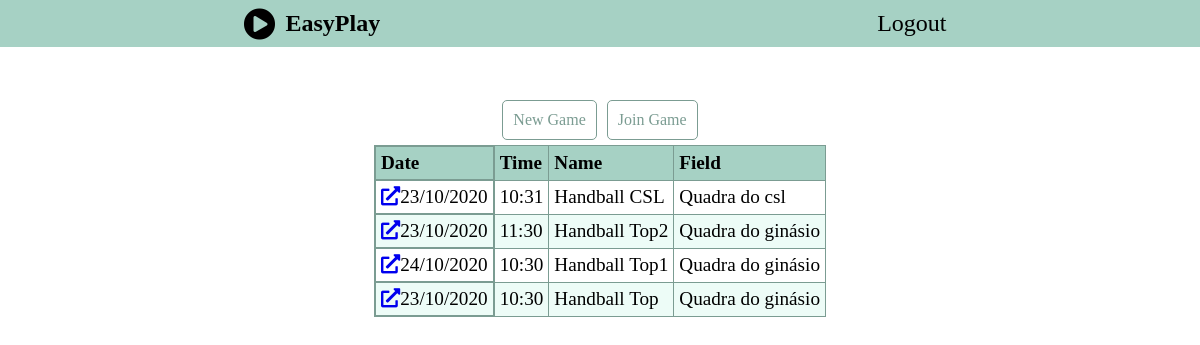
The app's page /games (signed in) with its own data.
### application.py (models this page shows, shortened)
class GamePlayer(db.Model):
    __tablename__ = 'game_players'
    id = db.Column(db.Integer, primary_key=True)
    user_id = db.Column(db.Integer, db.ForeignKey('users.id'))
    game_id = db.Column(db.Integer, db.ForeignKey('games.id'))
    user = db.relationship('User', backref='user', lazy='joined')
    game = db.relationship('Game', backref='game', lazy='joined')

class Game(db.Model):
    __tablename__ = 'games'
    id = db.Column(db.Integer, primary_key=True)
    admin_id = db.Column(db.Integer, db.ForeignKey('users.id'))
    admin = db.relationship('User', backref='admin', lazy='joined')
    name = db.Column(db.String(64))
    description = db.Column(db.String(100))
    date = db.Column(db.Date())
    time = db.Column(db.Time())
    field = db.Column(db.String(100), nullable=True)
    players = db.relationship('User', secondary="game_players")

### application.py (the view)
@app.route('/')
@app.route('/games')
@login_required
def index():
    game_player = GamePlayer.query.filter_by(user=current_user).all()
    games = list(map(render_player_game, game_player))
    return render_template('index.html', games=games)

### application.py (called while the page is built)
@login_manager.user_loader
def load_user(user_id):
    return User.query.get(int(user_id))

def render_player_game(game_player):
    game = game_player.game
    game_rendered = {
        'date': game.date,
        'time': game.time,
        'name': game.name,
        'field': game.field,
        'id': game.id
    }
    return game_rendered

### templates/index.html (shortened to what this page needs)
{% extends 'layout.html' %}
{% block styles %}
<link rel="stylesheet" href="{{ url_for('static', filename='styles/tables.css') }}">
{% endblock %}
{% block content %}
<div class="content-section">
    <div class="content-section-wrapper">
        <div class="add-games-block">
            <a href="{{ url_for('new_game') }}">New Game</a>
            <a href="{{ url_for('game_details') }}">Join Game</a>
        </div>
        <table class="games-table">
            <thead>
                <th class="game-date">
                    Date
                </th>
                <th class="game-time">
                    Time
                </th>
                <th class="game-name">
                    Name
                </th>
                <th class="game-field">
                    Field
                </th>
            </thead>
            <tbody>
                {% for game in games %}
                <tr class="game-row">
                    <td class="game-date">
                        <a href="{{ url_for('game_details', id=game.id) }}" class="game-detais" target="_blank"><i class="fas fa-external-link-alt"></i></a>
                            {{ game.date.day }}/{{ game.date.month }}<span
                                class="game-date-year">/{{ game.date.year }}</span>
                    </td>
                    <td class="game-time">
                        {{ game.time.hour }}:{{ game.time.minute }}
                    </td>
                    <td class="game-name">
                        {{ game.name }}
                    </td>
                    <td class="game-field">
                        {{ game.field }}
                    </td>
                </tr>
                {% endfor %}
            </tbody>
        </table>
    </div>
</div>
{% endblock %}

### templates/layout.html (shortened to what this page needs)
<!DOCTYPE html>
<html lang="en">
<head>
    <link rel="stylesheet" href="{{ url_for('static', filename='assets/fontawesome/css/all.css') }}">
    <link rel="stylesheet" href="{{ url_for('static', filename='styles/base_layout.css') }}">
    <link rel="stylesheet" href="{{ url_for('static', filename='styles/variables.css') }}">
    {% block styles %}
    {% endblock %}
</head>
<body>
    <div id="container">
        <header class="main-header">
            <nav class="nav-bar">
                <a class="logo-wrapper" href="{{ url_for('index') }}">
                    <i class="fas fa-play-circle fa-2x"></i>
                    <h1>EasyPlay</h1>
                </a>
                <div class="nav-wrapper">
                    <ul>
                        {% if current_user.is_authenticated %}
                        <li><a href="{{ url_for('user_logout') }}">logout</a></li>
                        {% else %}
                        <li><a href="{{ url_for('user_login') }}">Login</a></li>
                        <li><a href="{{ url_for('user_register') }}">Register</a></li>
                        {% endif %}
                    </ul>
                </div>
            </nav>
        </header>
        <div id="page-content">
            <div id="content">
                {% block content %}
                {% endblock %}
            </div>
        </div>
    </div>
</body>
</html>

### static/styles/base_layout.css (style rules this page uses)
*, *::after, *::before { box-sizing: border-box; margin: 0; padding: 0; }
.main-header { background-color: var(--primary-color); }
.nav-bar { display: flex; justify-content: space-around; }
.logo-wrapper { display: flex; align-items: center; text-decoration: none; color: black; }
.logo-wrapper i { margin-right: 10px; }
.nav-wrapper ul { display: flex; list-style: none; }
.nav-wrapper ul li a { display: block; text-decoration: none; text-transform: capitalize; font-size: x-large; color: black; transition: background-color .3s; padding: 10px; }

### static/styles/variables.css (style rules this page uses)
:root { --primary-color: rgb(166, 209, 196); --primary-color-darker: rgb(123, 156, 146); --primary-color-lighter: rgb(237, 252, 247); --primary-color-bluer: rgb(20, 143, 214); --soft-gray: rgba(0, 0, 0, 0.322); }

### static/styles/tables.css (style rules this page uses)
.content-section { display: flex; justify-content: center; margin-top: 3rem; }
table { border: 1px solid var(--primary-color-darker); border-collapse: collapse; border-radius: 3px; }
th { text-align: left; background-color: var(--primary-color); }
th, td { border: 1px solid var(--primary-color-darker); font-size: larger; padding: 5px; }
tr:nth-child(even) { background-color: var(--primary-color-lighter); }
.game-field, .game-name { max-width: 200px; overflow: hidden; text-overflow: ellipsis; white-space: nowrap; }
.add-games-block { display: flex; justify-content: center; }
.add-games-block a { border: 1px solid var(--primary-color-darker); border-radius: 5px; padding: 10px; background-color: white; color: var(--primary-color-darker); text-decoration: none; margin: 5px; }
.game-date { display: flex; flex-wrap: nowrap; }

### records on screen
GamePlayer: date.day "23", date.month "10", date.year "2020", time.hour "10", time.minute "31", name "Handball CSL", field "Quadra do csl"
GamePlayer: date.day "23", date.month "10", date.year "2020", time.hour "11", time.minute "30", name "Handball Top2", field "Quadra do ginásio"
GamePlayer: date.day "24", date.month "10", date.year "2020", time.hour "10", time.minute "30", name "Handball Top1", field "Quadra do ginásio"
GamePlayer: date.day "23", date.month "10", date.year "2020", time.hour "10", time.minute "30", name "Handball Top", field "Quadra do ginásio"
